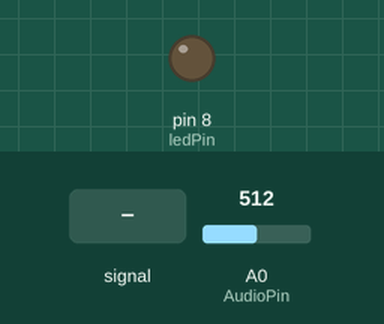
This sketch was run on a simulated Arduino Uno, built with avr-gcc and run on an emulated ATmega328P. On the bench: output pins drawn as LEDs (lit = HIGH). Dashed ring = blinking. Inputs (shaded band) come from the test bench; at power-on: A0 (AudioPin) = 512.

Above: at 1.2 s.
1.3 s: A0 (AudioPin) fed a 200 Hz sine of ±81 counts around its level
At 4.2 s:
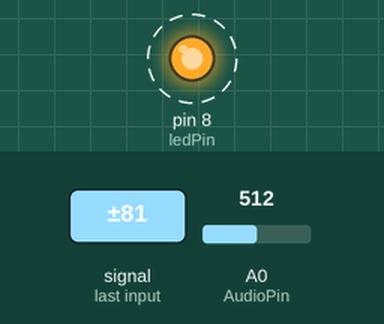
4.3 s: A0 (AudioPin) set to 716
At 5.0 s:
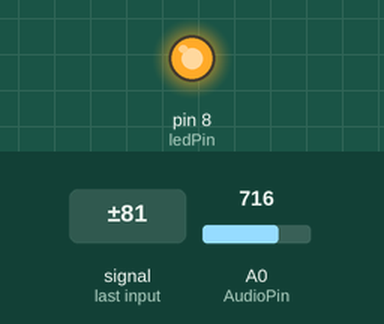
5.8 s: A0 (AudioPin) set to 507
7.3 s: A0 (AudioPin) set to 493
At 10.2 s:
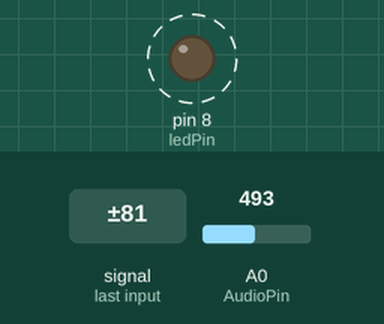
10.3 s: A0 (AudioPin) set to 510
At 11.3 s:
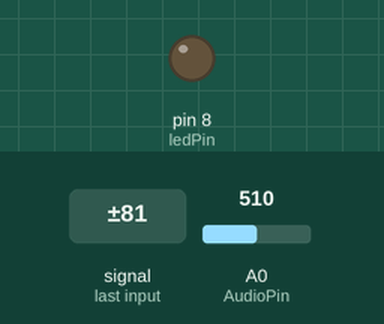
Timing chart, 0 to 12.8 s (numbered marks = the images above; inputs shaded):
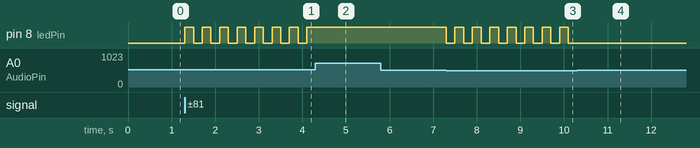

Measured:
- the behaviour switches between 501 and 500 on A0 (AudioPin) (found by bisection; images 2 and 3)
- after the input at 1.3 s, pin 8 (ledPin): alternates HIGH for 0.20 s and LOW for 0.20 s, starting at once
- after the input at 4.3 s, pin 8 (ledPin): stops changing and stays HIGH
- after the input at 5.8 s, every drawn part: stays the same
- after the input at 7.3 s, pin 8 (ledPin): alternates HIGH for 0.20 s and LOW for 0.20 s, starting at once
- after the input at 10.3 s, pin 8 (ledPin): stops changing and stays LOW

The sketch:

microfon.ino
```cpp
// Die LED wird über den Arduino Pin 2 angeschlossen
int ledPin = 8;
// Der FC-04 wird über den analogen Arduino Pin A0 angeschlossen
int AudioPin = A0;

// Mit dieser Variable wird der Schwellenwert eingestellt
int Schwellenwert = 500;

// Variable für den ermittelten Geräuschpegel
int volume;

void setup() {
  //Serial.begin(115200); // Für den debug Modus
  pinMode(ledPin, OUTPUT);
}

void loop() {

  // Geraeuschsensor auslesen
  volume = analogRead(AudioPin);

    //Debug Modus gibt bei Bedarf das Volumen über die serielle Schnittstelle aus
    //Serial.println(volume);
    //delay(10);

  if(volume<=Schwellenwert){
    digitalWrite(ledPin, !digitalRead(ledPin)); // Ist das Geräusch höher als der Schwellenwert, wird die LED eingeschaltet
    delay(200);
  }

  //else{
  //  digitalWrite(ledPin, LOW); // Ist das Geräusch niedriger als der Schwellenwert, wird die LED ausgeschaltet
  //}

}
```
